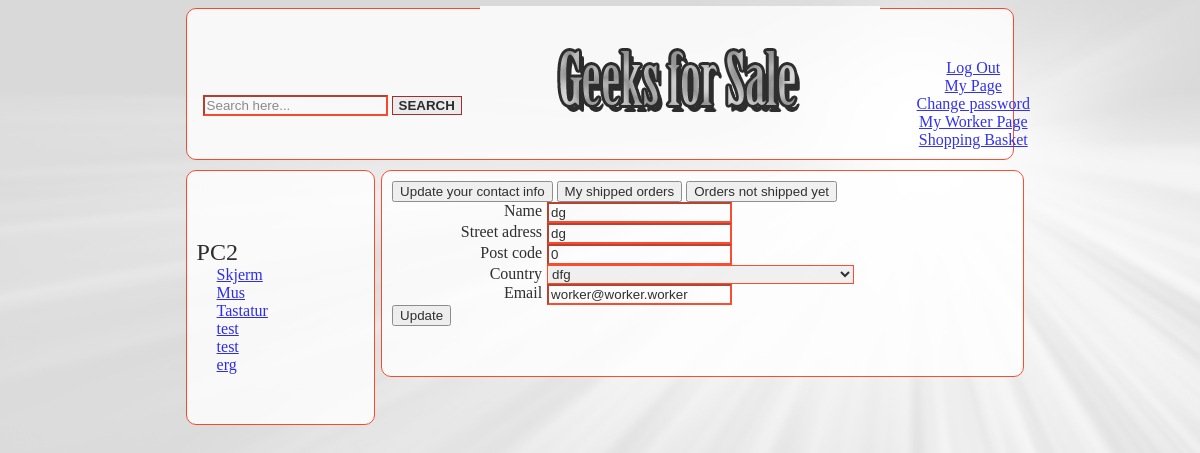
Page /mypage-changeinfo.php (signed in) on the committed database.
### tables this page shows
CREATE TABLE IF NOT EXISTS `productcategory` (
  `id` int(10) unsigned NOT NULL AUTO_INCREMENT,
  `categoryName` text NOT NULL,
  `visible` tinyint(1) NOT NULL DEFAULT '1',
  PRIMARY KEY (`id`)
);

CREATE TABLE IF NOT EXISTS `subcategory` (
  `id` int(10) unsigned NOT NULL AUTO_INCREMENT,
  `name` text NOT NULL,
  `categoryid` int(11) NOT NULL,
  `visible` tinyint(1) NOT NULL DEFAULT '1',
  PRIMARY KEY (`id`),
  KEY `categoryid` (`categoryid`)
);

CREATE TABLE IF NOT EXISTS `users` (
  `id` int(10) unsigned NOT NULL AUTO_INCREMENT,
  `name` text NOT NULL,
  `streetAddress` text NOT NULL,
  `postCode` int(10) unsigned NOT NULL,
  `country` text NOT NULL,
  `email` varchar(255) NOT NULL,
  `password` text NOT NULL,
  `blacklisted` tinyint(1) NOT NULL,
  `userLevel` int(10) unsigned NOT NULL,
  PRIMARY KEY (`id`),
  UNIQUE KEY `email` (`email`)
);

### mypage-changeinfo.php (the view, shortened to what this page needs)
<?php
include 'Geeksforsaletop.php';
?>
	<div id="content">
		<?php include 'mypage-buttons.php'; ?>
		<form method="post" action="mypage-changeinfo.php">
			<label for="name">Name</label>
			<?php
			$sql = 'select * from users where id = :id';
			$sth = $db->prepare($sql);
			$sth->bindValue (':id', $_SESSION['id']);
			$sth->execute();
			$sth->setFetchMode(PDO::FETCH_ASSOC);
			if($sth->rowCount() === 1){
				$row = $sth->fetch();
			}
			?>
			<input type="text" name="name" required="required"  value ="<?php echo $row['name'];?>"/><br/>
			<label for="streetAddress">Street adress</label>
			<input type="text" name="streetAddress" required="required" value="<?php echo $row['streetAddress'];?>"/><br/>
			<label for="postcode">Post code</label>
			<input type="number" name="postCode" required="required" value="<?php echo $row['postCode'];?>"/><br/>
			<label for="country">Country</label>
			<select id="Country" name="Country" required="required"	>
			<option selected="selected"><?php echo $row['country'] ?></option>
			</select></br>
			<label for="Email">Email</label>
			<input type="email" name="Email" required="required" value="<?php echo $row['email'];?>"/><br/>
			<input type="submit" value="Update"/>
		</div>
	</BODY>
</HTML>

### menu.php
<?php
require "db.php";
$sql = "Select * from productcategory where visible=1";
$sth = $db->prepare($sql);
$sth->execute();
$sth->setFetchMode(PDO::FETCH_ASSOC);
while($row = $sth->fetch()){
	echo "<br><t1>".$row['categoryName']."</t1><br>";
	$sql = "Select * from subcategory where visible=1 AND categoryid = ".$row['id'];
	$sth2 = $db->prepare($sql);
	$sth2->execute();
	$sth2->setFetchMode(PDO::FETCH_ASSOC);
	while($rows = $sth2->fetch()){
		echo "<t2I><a href=\"productcategory.php?id=".$rows['id']."\">".$rows['name']."</a></t2I><br>";
	}
}
?>

### StyleIndex.css (style rules this page uses)
body { background-image:url('Background2.jpg'); background-attachment: fixed; }
form { display: inline; }
#content { font-family: 'Times New Roman'; float: left; border-radius: 10px; width: 53.3%; background-color: #ffffff; opacity: .8; margin-bottom: 10px; margin-left:0.5%; padding-left: 10px; padding-top: 10px; padding-bottom: 50px; border-style:solid; border-width:1px; border-color: #FF2400; }
t1 { font-size:150%; padding-top: 10px; }
t2I { font-size:100%; padding-left: 20px; }
:required { border-color: #FF2400; text-align: left; }
label { width : 150px; text-align : right; float : left; margin-right : 5px; }

### rows in the picture
productcategory: categoryName "PC2"
subcategory: name "Skjerm"
subcategory: name "Mus"
subcategory: name "Tastatur"
subcategory: name "test"
subcategory: name "test"
subcategory: name "erg"
users: name "dg", streetAddress "dg", postCode "0", Country "dfg", Email "worker@worker.worker"
